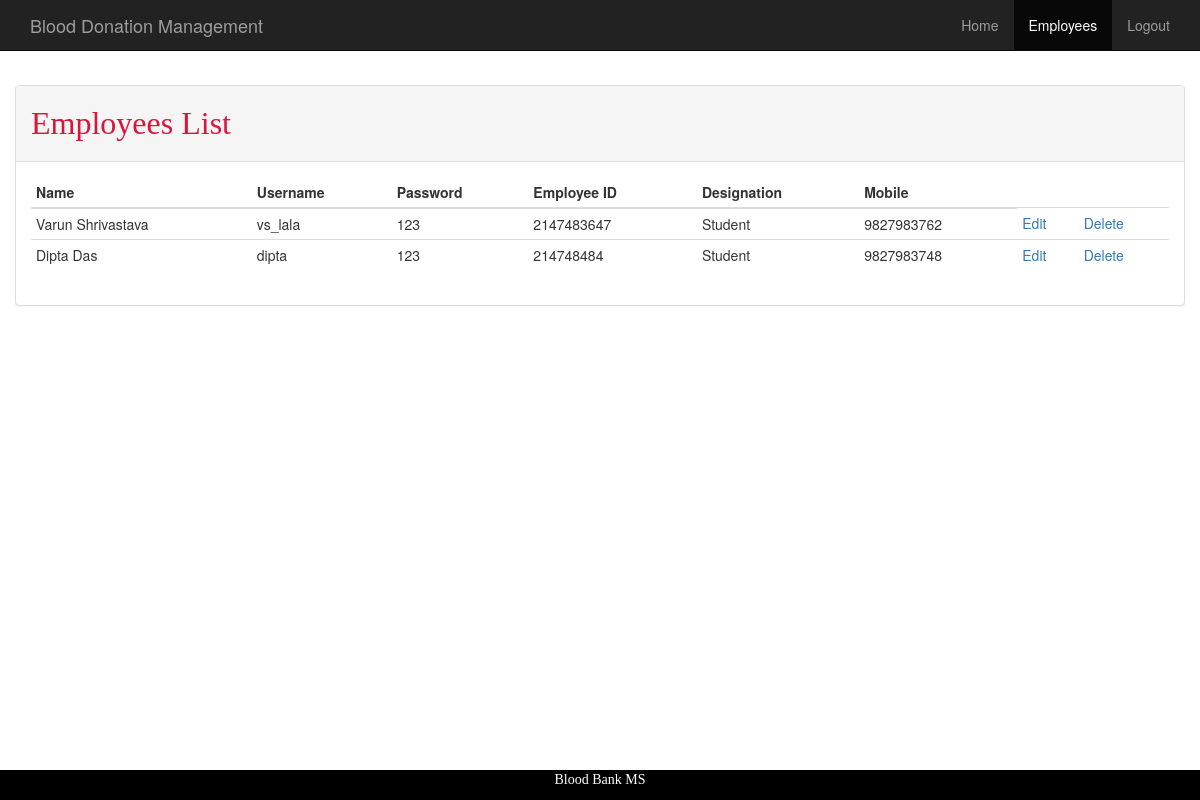
The page /admin/employee.php (signed in) on the database its author committed.
### tables this page shows
CREATE TABLE `employees` (
  `id` int(11) NOT NULL,
  `f_name` varchar(35) NOT NULL,
  `m_name` varchar(15) DEFAULT NULL,
  `l_name` varchar(35) NOT NULL,
  `username` varchar(15) NOT NULL,
  `password` varchar(15) NOT NULL,
  `b_day` date NOT NULL,
  `prc_nr` int(25) NOT NULL,
  `designation` varchar(35) NOT NULL,
  `landline` varchar(10) DEFAULT NULL,
  `mobile_nr` varchar(11) NOT NULL
);

### admin/php/DBConnect.php (called while the page is built, shortened)
<?php
class DBConnect {
    private $db = NULL;
    public function __construct() {
        $dsn = 'mysql:dbname=' . self::DB_NAME . ';host=' . self::DB_SERVER;
        try {
            $this->db = new PDO($dsn, self::DB_USER, self::DB_PASSWORD);
        } catch (PDOException $e) {
            throw new Exception('Connection failed: ' .
            $e->getMessage());
        }
        return $this->db;
    }
    public function getEmployees(){
        $stmt = $this->db->prepare("SELECT * FROM employees");
        $stmt->execute();
        return $stmt->fetchAll();
    }
}

### admin/employee.php (the view, shortened to what this page needs)
<?php
require_once 'php/DBConnect.php';
$db = new DBConnect();
$db->auth();
$employees = $db->getEmployees();
include 'layout/_header.php';
include 'layout/navbar.php';
?>
<div class="container">
    <div class="row">
        <div class="panel panel-default">
            <div class="panel-heading">
                <h5>Employees List</h5>
            </div>
            <div class="panel-body">
                <?php if(isset($employees)): ?>
                <table class="table table-condensed">
                    <thead>
                    <th>Name</th>
                    <th>Username</th>
                    <th>Password</th>
                    <th>Employee ID</th>
                    <th>Designation</th>
                    <th>Mobile</th>
                    </thead>
                    <tbody>
                        <?php foreach($employees as $e): ?>
                        <tr>
                            <td><?= $e['f_name']." ".$e['m_name']." ".$e['l_name']; ?></td>
                            <td><?= $e['username']; ?></td>
                            <td><?= $e['password']; ?></td>
                            <td><?= $e['prc_nr']; ?></td>
                            <td><?= $e['designation']; ?></td>
                            <td><?= $e['mobile_nr']; ?></td>
                            <td><a href="edit.php?id=<?= $e['id']; ?>">Edit</a></td>
                            <td><a href="delete.php?id=<?= $e['id']; ?>">Delete</a></td>
                        </tr>
                        <?php endforeach; ?>
                    </tbody>
                </table>
                <?php endif; ?>
            </div>
        </div>
    </div>
</div>
<?php include 'layout/_footer.php'; ?>

### admin/css/mystyle.css (style rules this page uses)
body { padding-top: 3.2em; }
h5 { font-size: xx-large; font-family: "Cantarell",cursive; color: crimson; }

### rows shown on the page
employees: f_name "Varun", l_name "Shrivastava", username "vs_lala", password "123", prc_nr "2147483647", designation "Student", mobile_nr "9827983762"
employees: f_name "Dipta", l_name "Das", username "dipta", password "123", prc_nr "214748484", designation "Student", mobile_nr "9827983748"
